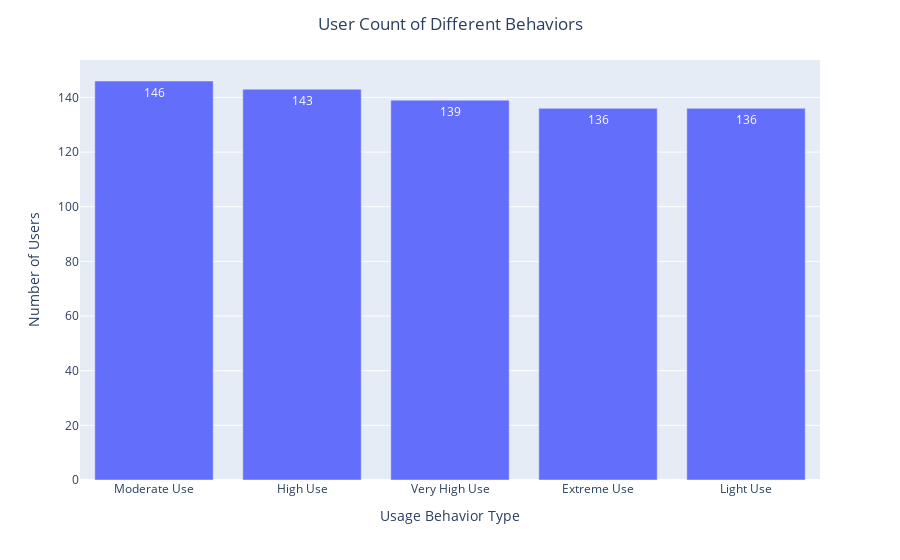

The code cell stored with this chart in its notebook:
### Code cell
BehaveClass_Count = df['User Behavior Class'].value_counts()

fig1 = px.bar(x=BehaveClass_Count.index
              , y = BehaveClass_Count.values
              , text = BehaveClass_Count.values
)

#Behav_class = ['Light Use','Moderate Use','High Use','Very High Use','Extreme Use']
fig1.update_layout(
    # xaxis=dict(tickmode='array'
    #     , tickvals=BehaveClass_Count.index
    #     , ticktext=Behav_class 
    # )
    # , 
    title=dict(text='User Count of Different Behaviors', x=0.5, xanchor='center') 
    , xaxis_title='Usage Behavior Type'
    , yaxis_title='Number of Users'
)

fig1.show()

### Figure 1 — Plotly figure (JSON) as saved in the notebook; plotly's stock layout.template omitted (floating-point values rounded to 4 significant figures)
{"data": [{"alignmentgroup": "True", "hovertemplate": "x=%{x}<br>y=%{y}<br>text=%{text}<extra></extra>", "legendgroup": "", "marker": {"color": "#636efa", "pattern": {"shape": ""}}, "name": "", "offsetgroup": "", "orientation": "v", "showlegend": false, "text": [146, 143, 139, 136, 136], "textposition": "auto", "type": "bar", "x": ["Moderate Use", "High Use", "Very High Use", "Extreme Use", "Light Use"], "xaxis": "x", "y": [146, 143, 139, 136, 136], "yaxis": "y"}], "layout": {"barmode": "relative", "legend": {"tracegroupgap": 0}, "margin": {"t": 60}, "title": {"text": "User Count of Different Behaviors", "x": 0.5, "xanchor": "center"}, "xaxis": {"anchor": "y", "domain": [0, 1], "title": {"text": "Usage Behavior Type"}}, "yaxis": {"anchor": "x", "domain": [0, 1], "title": {"text": "Number of Users"}}}}
